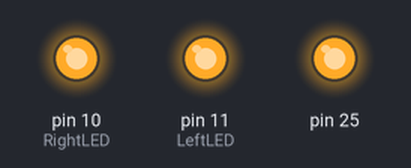
A sketch run on a simulated Arduino Mega 2560, built with avr-gcc and run on an emulated ATmega2560. Parts: output pins drawn as LEDs (lit = HIGH).

Above: at 1.2 s.
At 6.7 s:
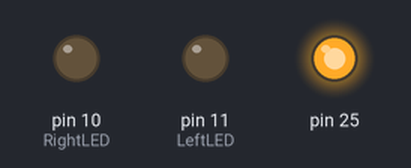
Timing chart, 0 to 10.1 s (numbered marks = the images above):
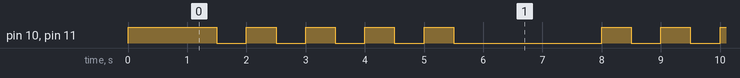

The sketch:

led.ino
```cpp
#define LeftLED 11
#define RightLED 10

void setup() {
  // Raspberry Pi Pico内蔵LEDピンを出力に設定
  pinMode(25, OUTPUT);
  // LEDに接続されているピンを出力に設定
  pinMode(LeftLED, OUTPUT);
  pinMode(RightLED, OUTPUT);

  // LEDを点灯させる
  digitalWrite(LeftLED, HIGH);
  digitalWrite(RightLED, HIGH);
  digitalWrite(25, HIGH);
  // 1秒待機(1,000ミリ秒)
  delay(1000);
}

void loop() {
  // LEDを5回点滅させる
  for (int i = 0; i < 5; i++) {
    // LEDを点灯
    digitalWrite(LeftLED, HIGH);
    digitalWrite(RightLED, HIGH);
    // 0.5秒待機(500ミリ秒)
    delay(500);
    // LEDを消灯
    digitalWrite(LeftLED, LOW);
    digitalWrite(RightLED, LOW);
    // 0.5秒待機(500ミリ秒)
    delay(500);
  }
  // 2秒待つ
  delay(2000);
}
```

Measured:
- by itself, pin 10 (RightLED), pin 11 (LeftLED): repeats every 7.0 s: 3 × (HIGH 0.50 s, LOW 0.50 s), HIGH 0.50 s, LOW 2.5 s, HIGH 0.50 s, LOW 0.50 s
- by itself, everything shown: repeats every 7.0 s, in 10 steps
